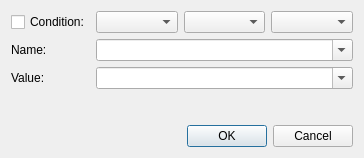
<ui version="4.0" >
 <class>EditApplication</class>
 <widget class="QDialog" name="EditApplication" >
  <property name="geometry" >
   <rect>
    <x>0</x>
    <y>0</y>
    <width>364</width>
    <height>158</height>
   </rect>
  </property>
  <property name="minimumSize" >
   <size>
    <width>0</width>
    <height>0</height>
   </size>
  </property>
  <property name="windowTitle" >
   <string>Dialog</string>
  </property>
  <layout class="QGridLayout" name="gridLayout" >
   <item row="1" column="1" >
    <widget class="QLabel" name="label_37" >
     <property name="sizePolicy" >
      <sizepolicy vsizetype="Preferred" hsizetype="Minimum" >
       <horstretch>0</horstretch>
       <verstretch>0</verstretch>
      </sizepolicy>
     </property>
     <property name="text" >
      <string>Name:</string>
     </property>
    </widget>
   </item>
   <item row="1" column="2" colspan="3" >
    <widget class="QComboBox" name="comboBox_26" >
     <property name="sizePolicy" >
      <sizepolicy vsizetype="Fixed" hsizetype="Expanding" >
       <horstretch>0</horstretch>
       <verstretch>0</verstretch>
      </sizepolicy>
     </property>
     <property name="editable" >
      <bool>true</bool>
     </property>
    </widget>
   </item>
   <item row="2" column="1" >
    <widget class="QLabel" name="label_38" >
     <property name="text" >
      <string>Value:</string>
     </property>
    </widget>
   </item>
   <item row="3" column="1" colspan="4" >
    <spacer name="verticalSpacer_3" >
     <property name="orientation" >
      <enum>Qt::Vertical</enum>
     </property>
     <property name="sizeHint" stdset="0" >
      <size>
       <width>131</width>
       <height>6</height>
      </size>
     </property>
    </spacer>
   </item>
   <item row="4" column="1" colspan="4" >
    <widget class="QDialogButtonBox" name="buttonBox" >
     <property name="standardButtons" >
      <set>QDialogButtonBox::Cancel|QDialogButtonBox::Ok</set>
     </property>
    </widget>
   </item>
   <item row="0" column="1" >
    <widget class="QCheckBox" name="chkRepeat_2" >
     <property name="sizePolicy" >
      <sizepolicy vsizetype="Fixed" hsizetype="Fixed" >
       <horstretch>0</horstretch>
       <verstretch>0</verstretch>
      </sizepolicy>
     </property>
     <property name="text" >
      <string>Condition:</string>
     </property>
    </widget>
   </item>
   <item row="0" column="2" >
    <widget class="QComboBox" name="comboType_2" >
     <property name="sizePolicy" >
      <sizepolicy vsizetype="Fixed" hsizetype="Preferred" >
       <horstretch>0</horstretch>
       <verstretch>0</verstretch>
      </sizepolicy>
     </property>
    </widget>
   </item>
   <item row="0" column="3" >
    <widget class="QComboBox" name="comboType_3" >
     <property name="sizePolicy" >
      <sizepolicy vsizetype="Fixed" hsizetype="Preferred" >
       <horstretch>0</horstretch>
       <verstretch>0</verstretch>
      </sizepolicy>
     </property>
     <property name="minimumSize" >
      <size>
       <width>0</width>
       <height>0</height>
      </size>
     </property>
    </widget>
   </item>
   <item row="0" column="4" >
    <widget class="QComboBox" name="comboType_4" >
     <property name="sizePolicy" >
      <sizepolicy vsizetype="Fixed" hsizetype="Preferred" >
       <horstretch>0</horstretch>
       <verstretch>0</verstretch>
      </sizepolicy>
     </property>
    </widget>
   </item>
   <item row="2" column="2" colspan="3" >
    <widget class="QComboBox" name="comboBox_27" >
     <property name="editable" >
      <bool>true</bool>
     </property>
    </widget>
   </item>
  </layout>
  <action name="actionAdd" >
   <property name="text" >
    <string>Add</string>
   </property>
  </action>
  <action name="actionAdd_Child" >
   <property name="text" >
    <string>Add Child</string>
   </property>
  </action>
  <zorder>label_37</zorder>
  <zorder>comboBox_26</zorder>
  <zorder>label_38</zorder>
  <zorder>buttonBox</zorder>
  <zorder>chkRepeat_2</zorder>
  <zorder>comboType_2</zorder>
  <zorder>comboType_3</zorder>
  <zorder>comboType_4</zorder>
  <zorder>comboBox_27</zorder>
 </widget>
 <resources/>
 <connections/>
</ui>
